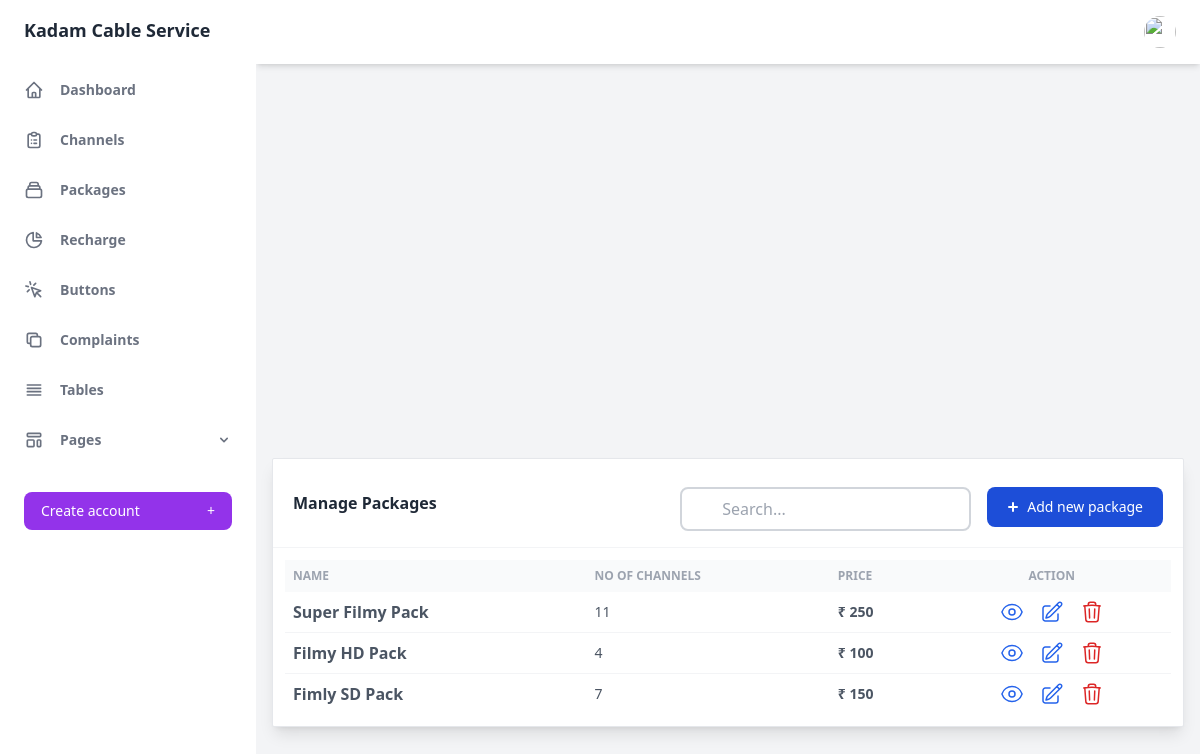
Page /Main/Employee/Package.php (signed in) on the committed database.
### tables this page shows
CREATE TABLE `packages` (
  `pack_id` int(11) NOT NULL,
  `pack_name` varchar(200) NOT NULL,
  `pack_price` int(5) NOT NULL
);

### Main/Employee/Package.php (the view, shortened to what this page needs)
<?php
include("../../config/connect.php");
?>
<!DOCTYPE html>
<html :class="{ 'theme-dark': dark }" x-data="data()" lang="en">
  <head>
    <link rel="stylesheet" href="https://unpkg.com/tailwindcss@2.2.19/dist/tailwind.min.css"/>
    <script src="https://cdn.tailwindcss.com"></script>
    <link href="https://cdnjs.cloudflare.com/ajax/libs/flowbite/2.2.0/flowbite.min.css" rel="stylesheet" />
    <link rel="stylesheet" type="text/css" href="https://cdn.jsdelivr.net/npm/toastify-js/src/toastify.min.css">
  </head>
  <body>
    <div
      class="flex h-screen bg-gray-50 dark:bg-gray-900"
      :class="{ 'overflow-hidden': isSideMenuOpen}"
    >
   <?php include("./layout/emp_nav.php"); ?>
      <div class="flex flex-col flex-1">
      <?php include("./layout/emp_header.php"); ?>
        <main class="h-full overflow-y-auto">
          <div class="container px-0 mx-auto grid">
            <section class="antialiased bg-gray-100 text-gray-600 h-screen p-4 overflow-hidden">
                <div class="flex flex-col justify-center h-full">
                    <div class="w-full  mx-auto bg-white shadow-lg rounded-sm border border-gray-200">
                    <header class="border-b border-gray-100 px-5 py-4 flex space-y-3 flex-col md:flex-row justify-between items-center">
                <div class="font-semibold text-gray-800">Manage Packages</div>
                <div class="flex space-y-4 flex-col md:flex-row md:space-y-0 md:space-x-4 space-x-0">
                    <div>
                    <input type="text" id="searchpackage" class="w-full backdrop-blur-sm bg-white/20 py-2 pl-10 pr-4 rounded-lg focus:outline-none border-2 border-gray-300 focus:border-violet-300 transition-colors duration-300" placeholder="Search...">
                    </div>
                     <div>
                     <button id="addbutton" data-modal-target="AddPackageModal" data-modal-toggle="AddPackageModal" class="text-white inline-flex w-full items-center bg-blue-700 hover:bg-blue-800 focus:ring-4 focus:outline-none focus:ring-blue-300 font-medium rounded-lg text-sm px-5 py-2.5 text-center dark:bg-blue-600 dark:hover:bg-blue-700 dark:focus:ring-blue-800" type="button">
                                <svg class="me-1 -ms-1 w-5 h-5" fill="currentColor" viewBox="0 0 20 20" xmlns="http://www.w3.org/2000/svg"><path fill-rule="evenodd" d="M10 5a1 1 0 011 1v3h3a1 1 0 110 2h-3v3a1 1 0 11-2 0v-3H6a1 1 0 110-2h3V6a1 1 0 011-1z" clip-rule="evenodd"></path></svg>
                                Add new package
                            </button>
                     </div>
                </div>
            </header>
                        <div class="p-3">
                            <div class="overflow-x-auto">
                                <table class="table-auto w-full" id="packageTable">
                                    <thead class="text-xs font-semibold uppercase text-gray-400 bg-gray-50">
                                        <tr>
                                            <th class="p-2 whitespace-nowrap">
                                                <div class="font-semibold text-left">Name</div>
                                            </th>
                                            <th class="p-2 whitespace-nowrap">
                                                <div class="font-semibold text-left">No of channels</div>
                                            </th>
                                            <th class="p-2 whitespace-nowrap">
                                                <div class="font-semibold text-left">Price</div>
                                            </th>
                                            <th class="p-2 whitespace-nowrap">
                                                <div class="font-semibold text-center">Action</div>
                                            </th>
                                        </tr>
                                    </thead>
                                    <tbody class="text-sm divide-y divide-gray-100" id="packageTable">
                                        <?php
                                            $get_packages = "SELECT * FROM `packages`";
                                            $execute_get_packages = mysqli_query($con,$get_packages);
                                            if(mysqli_num_rows($execute_get_packages)>0){
                                                while($row = mysqli_fetch_assoc($execute_get_packages)){
                                                    ?>
                                                    <tr>
                                                        <td class="p-2 whitespace-nowrap">
                                                            <div class="">
                                                                <div class="text-base font-semibold package-name"><?php echo $row["pack_name"] ?></div>
                                                            </div>
                                                        </td>
                                                        <td class="p-2 whitespace-nowrap">
                                                            <div class="text-left">
                                                                <?php
                                                                    $pack_id = $row["pack_id"];
                                                                    $get_number_of_channels = "SELECT * FROM `package_has_channel` WHERE `phc_package_id` = '$pack_id' ";
                                                                    echo(mysqli_num_rows(mysqli_query($con,$get_number_of_channels)));
                                                                ?>
                                                            </div>
                                                        </td>
                                                        <td class="p-2 whitespace-nowrap">
                                                            <div class="text-left font-medium "><b>₹ <?php echo $row["pack_price"] ?></b> </div>
                                                        </td>
                                                        <td class="p-2 whitespace-nowrap">
                                                            <div class="text-center flex flex-row space-x-4 items-center justify-center">
                                                                <a href="adviewchanpack.php?id=<?php echo $pack_id ; ?>"  class="openModel font-medium text-blue-600 dark:text-blue-500 hover:underline">
                                                                </a>
                                                                <a href="updatepackage.php?id=<?php echo $pack_id ; ?>"  class="openModel font-medium text-blue-600 dark:text-blue-500 hover:underline">
                                                                </a>
                                                                <button type="button" onclick="deletePackage(<?php echo $pack_id ; ?>)" data-modal-target="popup-modal" data-modal-toggle="popup-modal" class="openModel font-medium text-red-600 dark:text-blue-500 hover:underline">
                                                                </button>
                                                            </div>
                                                        </td>
                                                    </tr>
                                                <?php
                                                        }
                                                    }
                                                ?>
                                    </tbody>
                                </table>
                            </div>
                        </div>
                    </div>
                </div>
            </section>
          </div>
        </main>
      </div>
    </div>
  </body>
</html>

### rows in the picture
packages: pack_name "Super Filmy Pack", mysqli_num_rows(mysqli_query($con,$get_number_of_channels)) "11", pack_price "250"
packages: pack_name "Filmy HD Pack", mysqli_num_rows(mysqli_query($con,$get_number_of_channels)) "4", pack_price "100"
packages: pack_name "Fimly SD Pack", mysqli_num_rows(mysqli_query($con,$get_number_of_channels)) "7", pack_price "150"
